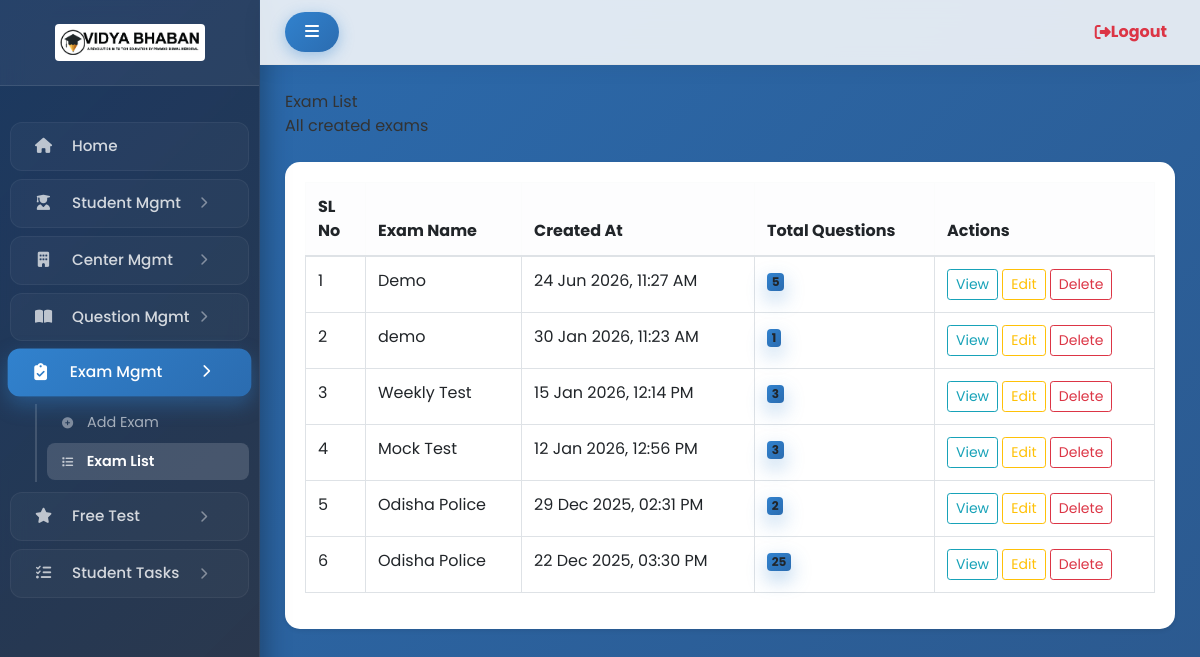
The page /panel/exams/ (signed in) on the database its author committed.
### app/models.py (models this page shows, shortened)
class Exam(models.Model):
    name = models.CharField(max_length=200)
    duration_minutes = models.PositiveIntegerField()
    marks_per_question = models.FloatField()
    negative_marking = models.FloatField(default=0)
    created_at = models.DateTimeField(auto_now_add=True)

### app/views.py (the view)
# urls.py: path('panel/exams/', views.exam_list, name='exam_list'),
@staff_member_required(login_url="/admin-login/")
def exam_list(request):
    exams = Exam.objects.all().order_by("-created_at")
    exam_data = []
    for exam in exams:
        total_q = ExamQuestion.objects.filter(exam=exam).count()
        exam_data.append({
            "exam": exam,
            "total_questions": total_q
        })
    return render(request, "admin/exam/exam_list.html", {
        "exam_data": exam_data
    })

### templates/admin/exam/exam_list.html (shortened to what this page needs)
{% extends "admin/dashboard.html" %}
{% load static %}
{% block content %}
<div class="app-main__outer">
<div class="app-main__inner">
    <div class="app-page-title mb-4">
        <div class="page-title-wrapper">
            <div class="page-title-heading">
                <div>
                    Exam List
                    <div class="page-title-subheading">
                        All created exams
                    </div>
                </div>
            </div>
        </div>
    </div>
    <div class="card shadow-sm border-0 rounded-4">
        <div class="card-body">
            <div class="table-responsive">
                <table class="table table-bordered table-hover align-middle">
                    <thead class="table-light">
                        <tr>
                            <th style="width:60px;">SL No</th>
                            <th>Exam Name</th>
                            <th>Created At</th>
                            <th>Total Questions</th>
                            <th style="width:220px;">Actions</th>
                        </tr>
                    </thead>
                    <tbody>
                        {% for row in exam_data %}
                        <tr>
                            <td>{{ forloop.counter }}</td>
                            <td class="fw-bold">
                                {{ row.exam.name }}
                            </td>
                            <td>
                                {{ row.exam.created_at|date:"d M Y, h:i A" }}
                            </td>
                            <td>
                                <span class="badge bg-primary">
                                    {{ row.total_questions }}
                                </span>
                            </td>
                            <td>
                                <a href="{% url 'exam_view' row.exam.id %}"
                                   class="btn btn-outline-info btn-sm">
                                    View
                                </a>
                                <a href="{% url 'exam_edit' row.exam.id %}"
                                   class="btn btn-outline-warning btn-sm">
                                    Edit
                                </a>
                                <a href="{% url 'delete_exam' row.exam.id %}"
                                   class="btn btn-outline-danger btn-sm"
                                   onclick="return confirm('Delete this exam?')">
                                    Delete
                                </a>
                            </td>
                        </tr>
                        {% empty %}
                        <tr>
                            <td colspan="5" class="text-center text-muted">
                                No exams found
                            </td>
                        </tr>
                        {% endfor %}
                    </tbody>
                </table>
            </div>
        </div>
    </div>
</div>
</div>
{% endblock %}

### templates/admin/dashboard.html (style rules this page uses)
body { font-family: 'Poppins', sans-serif; background: linear-gradient(-45deg, #1a365d, #2d3748, #2c5282, #2b6cb0); background-size: 400% 400%; animation: gradientBG 18s ease infinite; overflow-x: hidden; color: #333; }
.card { border: none; border-radius: 15px; background: #fff; box-shadow: 0 10px 30px rgba(0,0,0,0.05); transition: all 0.4s cubic-bezier(0.175, 0.885, 0.32, 1.275); margin-bottom: 25px; overflow: hidden; position: relative; }
.bg-primary { background: linear-gradient(135deg, #3182ce 0%, #2b6cb0 100%) !important; box-shadow: 0 8px 20px rgba(49, 130, 206, 0.4); }

### rows shown on the page
Exam: exam.name "Demo", exam.created_at "24 Jun 2026, 11:27 AM", total_questions "5"
Exam: exam.name "demo", exam.created_at "30 Jan 2026, 11:23 AM", total_questions "1"
Exam: exam.name "Weekly Test", exam.created_at "15 Jan 2026, 12:14 PM", total_questions "3"
Exam: exam.name "Mock Test", exam.created_at "12 Jan 2026, 12:56 PM", total_questions "3"
Exam: exam.name "Odisha Police", exam.created_at "29 Dec 2025, 02:31 PM", total_questions "2"
Exam: exam.name "Odisha Police", exam.created_at "22 Dec 2025, 03:30 PM", total_questions "25"
